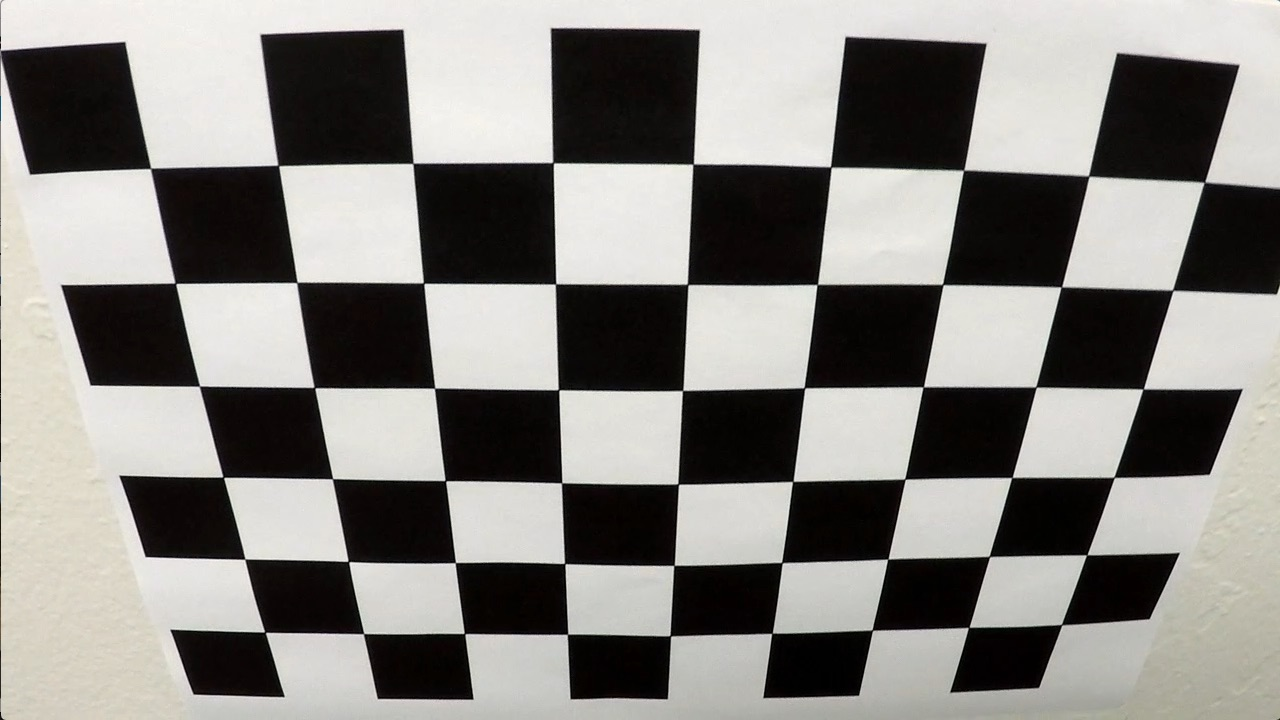
#> input picture calibration/calibration2.jpg, 1280 x 720 px, given as the content of the folder camera_cal, which was not available
$ python roi.py
#> lines starting #> are read from the running program, lines starting #| are printed output that depends on the picture; after the words box and inside, x2 and y2 are one past the last pixel; in counts of white or black regions, pixels touching at a corner belong together; pictures that were not available may be replaced by others from this repository, and a replacement may not be noted
import numpy as np
import cv2
import matplotlib.pyplot as plt
import glob
# Step 1- Camera calibration


#Creating an array for object Points
objp = np.zeros((6*9,3), np.float32)
objp[:,:2] = np.mgrid[0:9, 0:6].T.reshape(-1,2)


objpoints=[] #3D points in real space
imgpoints=[] #2D points in img space

# Make a list of calibration images
images = glob.glob('camera_cal/calibration*.jpg')

f, axes= plt.subplots(1,2,figsize=(30,30))

for index,image in enumerate(images):
    originalImage= cv2.imread(image)
#> originalImage is the input picture: shape (720, 1280, 3); mean B, G, R 128.5, 132.4, 134.4
    grayImg= cv2.cvtColor(originalImage, cv2.COLOR_BGR2GRAY) #converting to Grayscale before finding Chessboard Corners

    if(index==1 ):
        # Plotting the original Image
        axes[0].set_title('Original Image', fontsize=20)
        axes[0].imshow(originalImage)

    # Find the chessboard corners
    ret, corners = cv2.findChessboardCorners(grayImg, (9,6), None)
#> ret = True; corners = 54 rows, first 8: [150.6, 168.4], [278.3, 165.4], [412.9, 163.5], [553, 162.6], [693.2, 164.2], [830.6, 166.9], [963.5, 170.4], [1088.6, 176.1]

    if(ret==True):
        objpoints.append(objp)
        imgpoints.append(corners)

        # Drawing Chessboard Corners
        cv2.drawChessboardCorners(originalImage, (9,6), corners, ret)
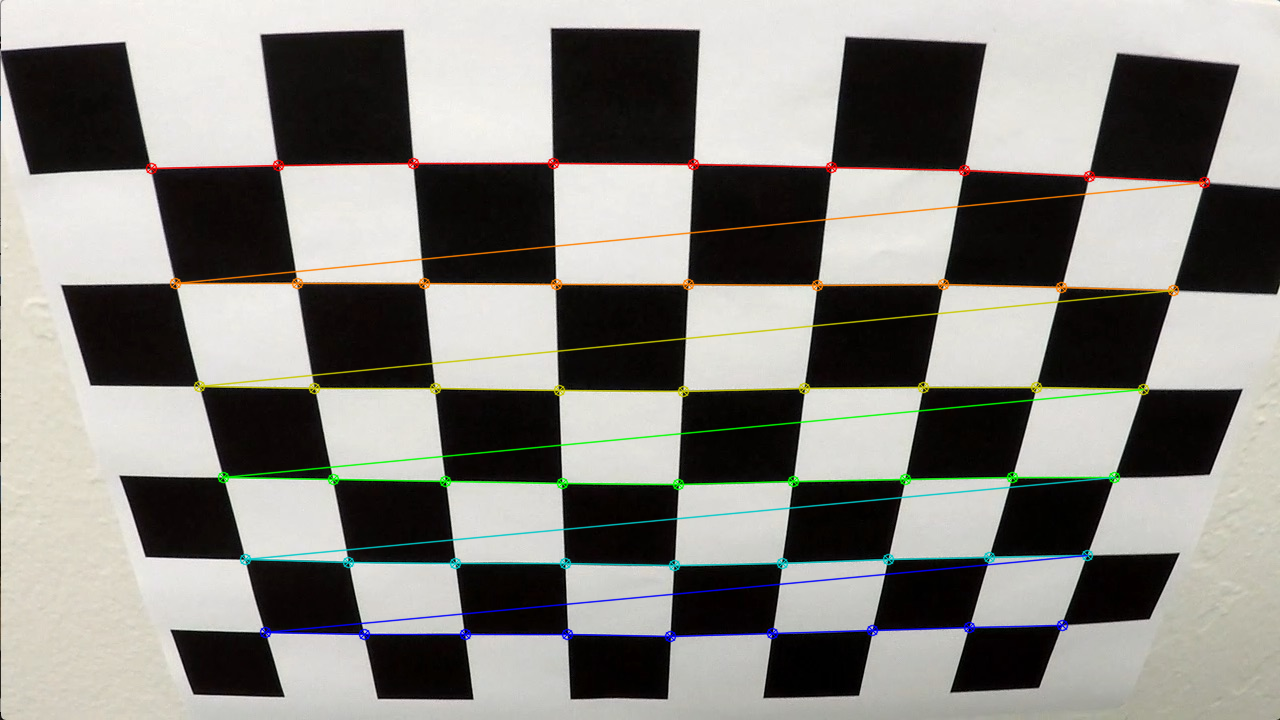
#> originalImage: shape (720, 1280, 3); 3.76% of pixels changed, all inside (x1, y1, x2, y2) = (145, 157, 1211, 643)
        if(index==1 ):
            axes[1].set_title('Image with Chessboard Corners', fontsize=20)
            axes[1].imshow(originalImage)

# from Step 1 we get the Object Points and Image Points

# Step 2- Calculating Undistortion Parameters

img = cv2.imread('camera_cal/calibration1.jpg')
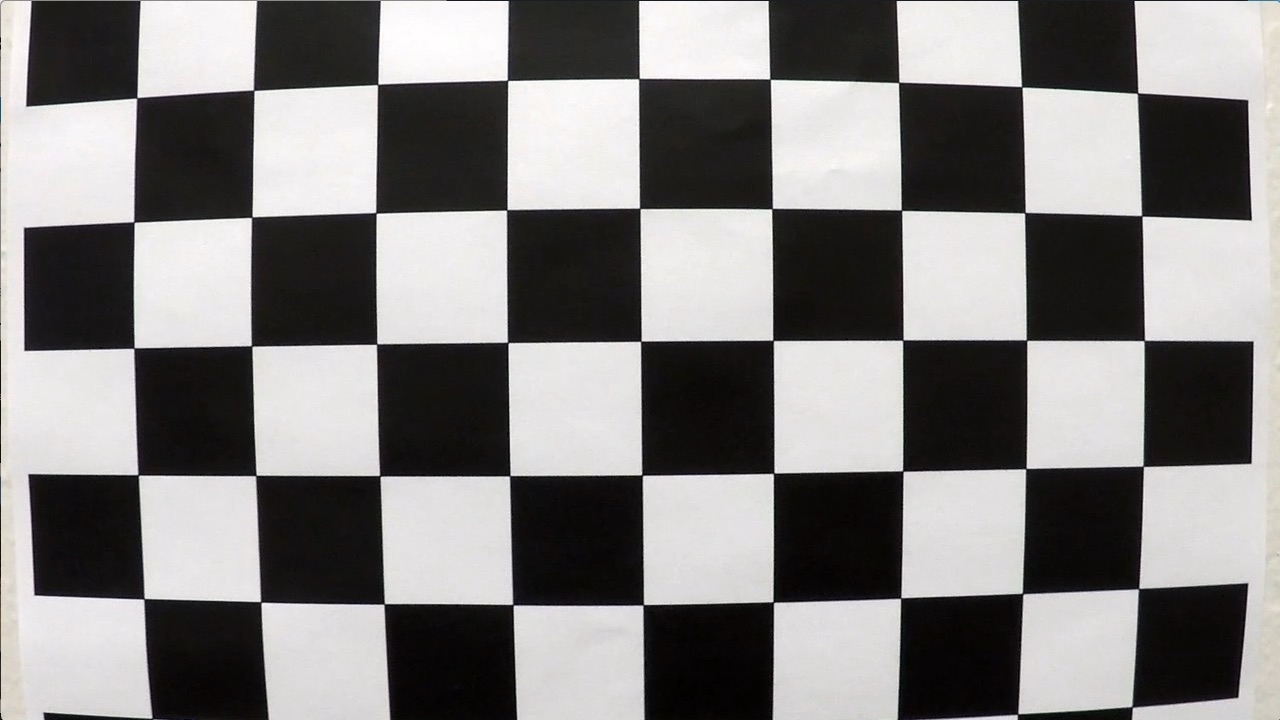
#> input picture calibration/calibration1.jpg, 1280 x 720 px, given as the content of the folder camera_cal, which was not available
#> img is the input picture: shape (720, 1280, 3); mean B, G, R 127.8, 128.4, 130.1

img_size = (720, 1280)


ret, mtx, dist, rvecs, tvecs = cv2.calibrateCamera(objpoints, imgpoints, img_size,None,None)
#> ret = 1.03; mtx = [[1614.3, 0, 705.7], [0, 1400.6, 960.2], [0, 0, 1]]; dist = [[-0.6, 0.121, -0.22, -0.0104, -0.304]]; rvecs = ([1.05, -0.0926, 0.0128],); tvecs = ([-4.05, -5.82, 12.06],)

dst = cv2.undistort(img, mtx, dist, None, mtx)
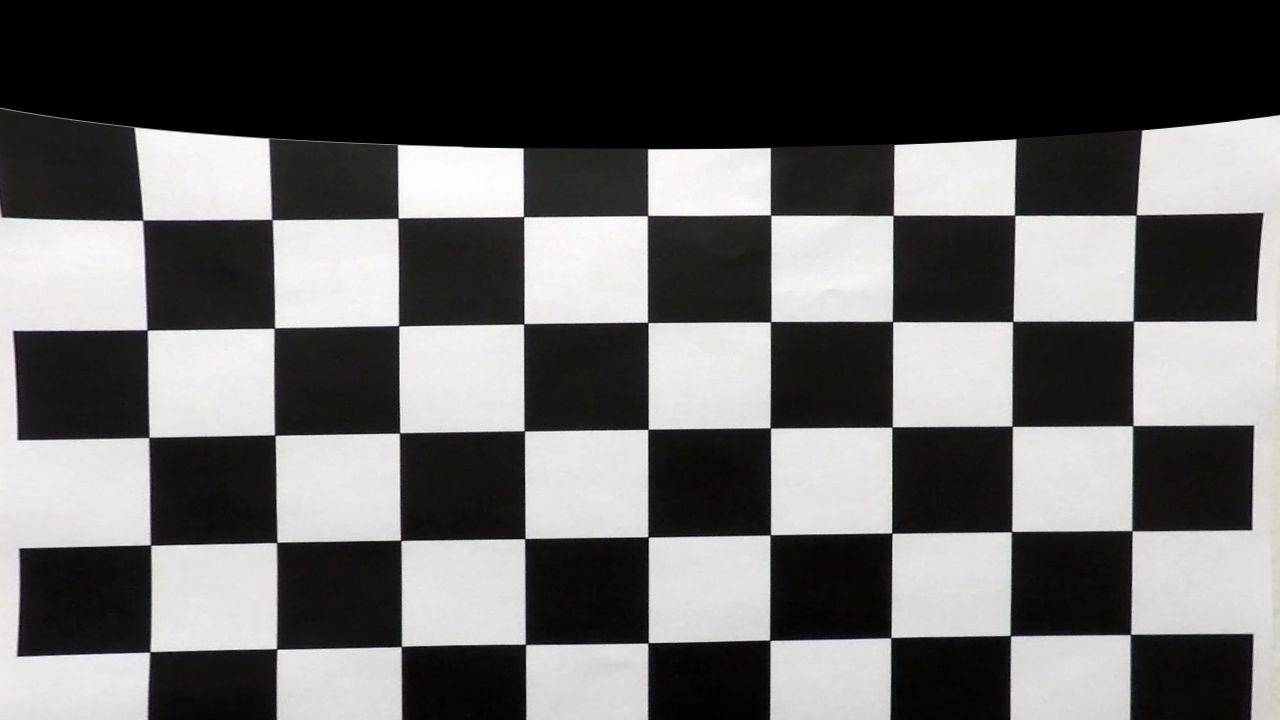
#> dst: shape (720, 1280, 3); mean B, G, R 102.5, 102.9, 104.2

f, axes= plt.subplots(1,2,figsize=(30,30))


axes[0].imshow(img)
axes[0].set_title("Original Image", fontsize=20)
axes[1].imshow(dst)
axes[1].set_title("Undistorted Images", fontsize=20)


def undistortImage(image):
    return cv2.undistort(image, mtx, dist, None, mtx)

f, axes= plt.subplots(8,2,figsize=(15,30))
f.subplots_adjust(hspace=0.5)

images = glob.glob('test_images/*.jpg') # Reading Images from test_images folder
original_untouched_images=[]

for index, image in enumerate(images):
    originalImage= cv2.cvtColor(cv2.imread(image), cv2.COLOR_BGR2RGB)
    original_untouched_images.append(originalImage)
    axes[index,0].imshow(originalImage)
    axes[index,0].set_title("Original Image")
    undistortedImg=undistortImage(originalImage) # undistorting image
    axes[index,1].set_title("Undistorted Image")
    axes[index,1].imshow(undistortedImg)


# Step 4, 5- Defining a Region of Interest, Warping an Image from bird's eye view

left=[150,720] #left bottom most point of trapezium
right=[1250,720] #right bottom most point of trapezium
apex_left=[590,450] # left top most point of trapezium
apex_right=[700,450] # right top most point of trapezium

src=np.float32([left,apex_left,apex_right,right]) # Source Points for Image Warp
dst= np.float32([[200 ,720], [200  ,0], [980 ,0], [980 ,720]]) # Destination Points for Image Warp


def ROI(originalImage):
    return cv2.polylines(originalImage,np.int32(np.array([[left,apex_left,apex_right,right]])),True,(0,0,255),10)

def WarpPerspective(image):
    y=image.shape[0]
    x=image.shape[1]
    M = cv2.getPerspectiveTransform(src, dst)
    return cv2.warpPerspective(image, M, (x,y), flags=cv2.INTER_LINEAR)

# Testing ROI and Wrap on Test Images

f, axes= plt.subplots(8,3,figsize=(15,30))
f.subplots_adjust(hspace=0.5)

warpedImages=[]
for index, image in enumerate(images):
    originalImage= cv2.cvtColor(cv2.imread(image), cv2.COLOR_BGR2RGB)
    untouchedImage= originalImage.copy()
    axes[index,0].imshow(originalImage)
    axes[index,0].set_title("Original Image")
    ROI(originalImage)
    axes[index,1].imshow(originalImage)
    axes[index,1].set_title("Image with Region Of Interest")
    y=untouchedImage.shape[0]
#> y = 720
    x=untouchedImage.shape[1]
#> x = 1280
    warped = WarpPerspective(untouchedImage)
#> in WarpPerspective, `return cv2.warpPerspective(image, M, (x,y), flags=cv2.INTER_LINEAR)`:
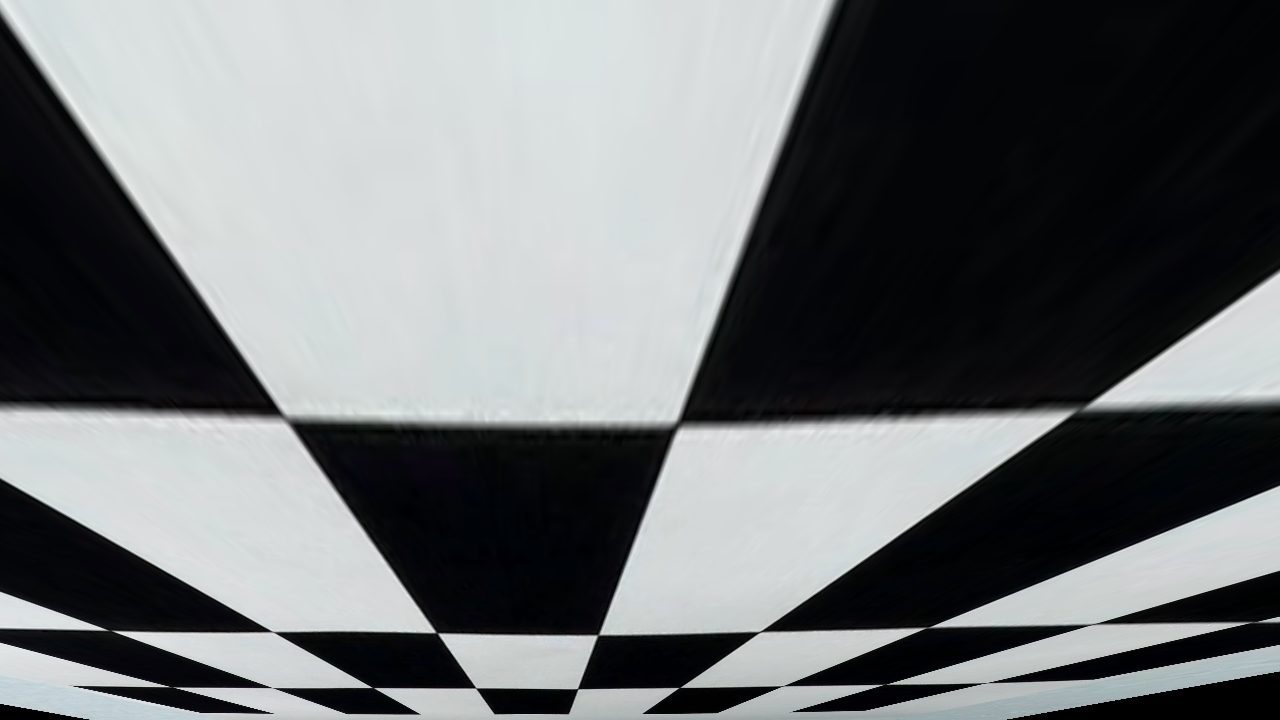
#> returned value: shape (720, 1280, 3); mean of channels 0, 1, 2 115.7, 114.3, 111.1; drawn as B, G, R
    warpedImages.append(warped)
    axes[index,2].imshow(warped)
    axes[index,2].set_title("Warped Image")
#> figure, not shown here; B, G, R data is drawn as R, G, B
